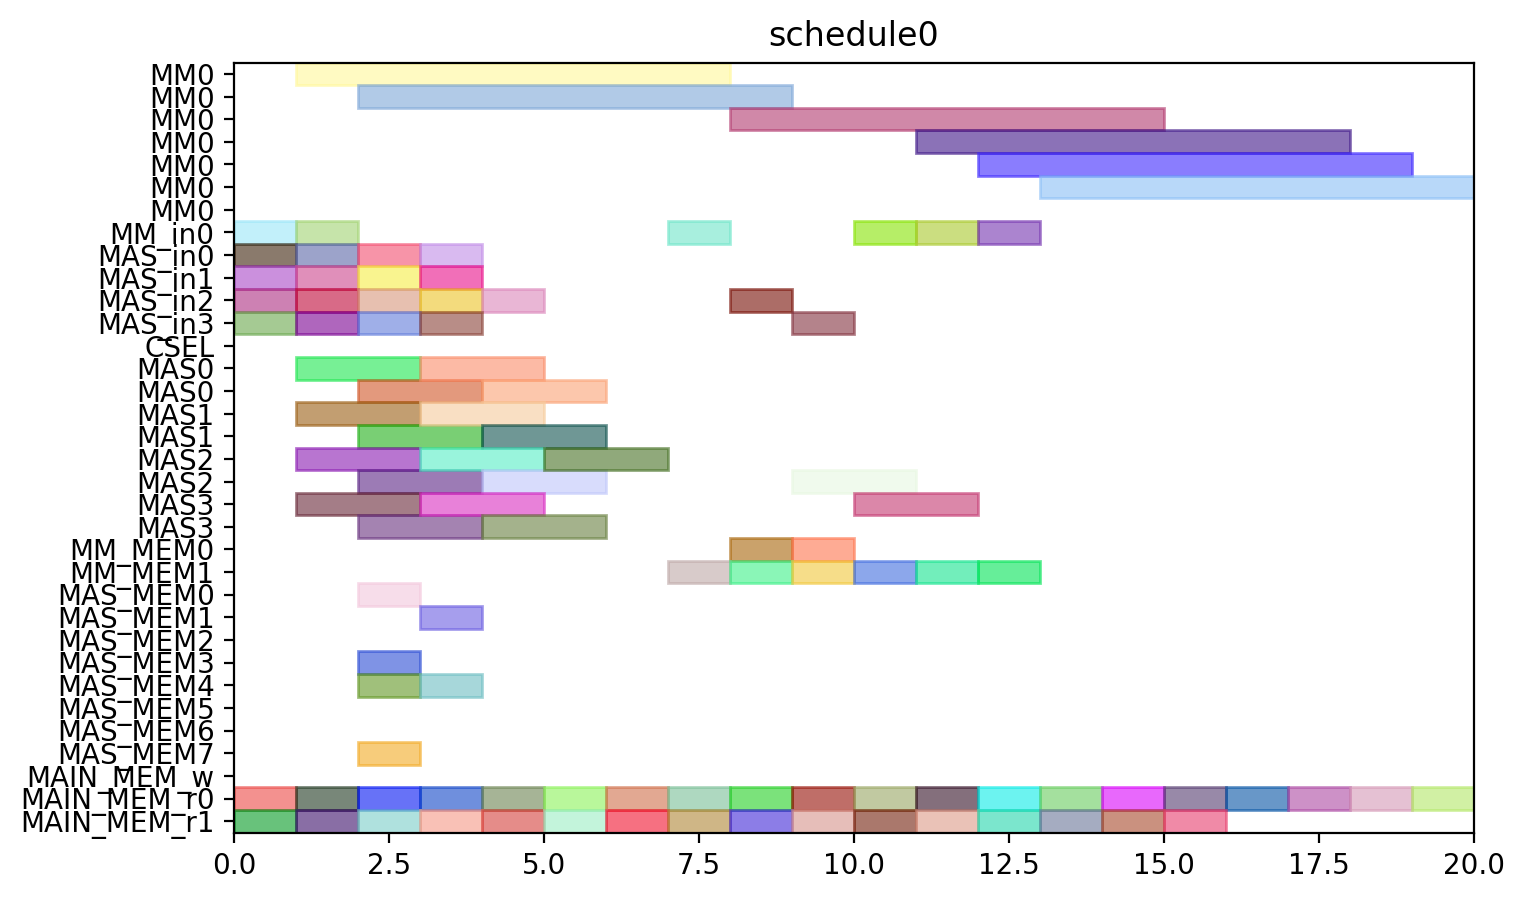

Write the Python code that produced this figure.
from pyschedule import Scenario, solvers, plotters, alt


def solve():
	horizon = 90
	S = Scenario("schedule0", horizon=horizon)

	# resource
	MM = S.Resources('MM', num=1, size=7)
	MM_in = S.Resources('MM_in', num=1)
	MAS_in = S.Resources('MAS_in', num=4)
	CSEL = S.Resource('CSEL')
	MAS = S.Resources('MAS', num=4, size=2, periods=range(1, horizon))
	MM_MEM = S.Resources('MM_MEM', num=2)
	MAS_MEM = S.Resources('MAS_MEM', num=8)
	MAIN_MEM_w = S.Resource('MAIN_MEM_w', size=1)
	MAIN_MEM_r = S.Resources('MAIN_MEM_r', num=2)

	# result of previous scheduling

	# new tasks
	c_qinv_denom_inv0 = S.Task('c_qinv_denom_inv0', length=7, delay_cost=1)
	c_qinv_denom_inv0 += alt(MM)
	c_qinv_denom_inv0_in = S.Task('c_qinv_denom_inv0_in', length=1, delay_cost=1)
	c_qinv_denom_inv0_in += alt(MM_in)
	S += c_qinv_denom_inv0_in*MM_in[0]<=c_qinv_denom_inv0*MM[0]

	c_qinv_denom_inv0_mem0 = S.Task('c_qinv_denom_inv0_mem0', length=1, delay_cost=1)
	c_qinv_denom_inv0_mem0 += MAIN_MEM_r[0]
	c_qinv_denom_inv0_mem1 = S.Task('c_qinv_denom_inv0_mem1', length=1, delay_cost=1)
	c_qinv_denom_inv0_mem1 += MAIN_MEM_r[1]
	c_qinv_denom_inv1_ = S.Task('c_qinv_denom_inv1_', length=7, delay_cost=1)
	c_qinv_denom_inv1_ += alt(MM)
	c_qinv_denom_inv1__in = S.Task('c_qinv_denom_inv1__in', length=1, delay_cost=1)
	c_qinv_denom_inv1__in += alt(MM_in)
	S += c_qinv_denom_inv1__in*MM_in[0]<=c_qinv_denom_inv1_*MM[0]

	c_qinv_denom_inv1__mem0 = S.Task('c_qinv_denom_inv1__mem0', length=1, delay_cost=1)
	c_qinv_denom_inv1__mem0 += MAIN_MEM_r[0]
	c_qinv_denom_inv1__mem1 = S.Task('c_qinv_denom_inv1__mem1', length=1, delay_cost=1)
	c_qinv_denom_inv1__mem1 += MAIN_MEM_r[1]
	c_qinv0_t2 = S.Task('c_qinv0_t2', length=2, delay_cost=1)
	c_qinv0_t2 += alt(MAS)
	c_qinv0_t2_in = S.Task('c_qinv0_t2_in', length=1, delay_cost=1)
	c_qinv0_t2_in += alt(MAS_in)
	S += c_qinv0_t2_in*MAS_in[0]<=c_qinv0_t2*MAS[0]

	S += c_qinv0_t2_in*MAS_in[1]<=c_qinv0_t2*MAS[1]

	S += c_qinv0_t2_in*MAS_in[2]<=c_qinv0_t2*MAS[2]

	S += c_qinv0_t2_in*MAS_in[3]<=c_qinv0_t2*MAS[3]

	c_qinv0_t2_mem0 = S.Task('c_qinv0_t2_mem0', length=1, delay_cost=1)
	c_qinv0_t2_mem0 += MAIN_MEM_r[0]
	c_qinv0_t2_mem1 = S.Task('c_qinv0_t2_mem1', length=1, delay_cost=1)
	c_qinv0_t2_mem1 += MAIN_MEM_r[1]
	c_qinv1__t2 = S.Task('c_qinv1__t2', length=2, delay_cost=1)
	c_qinv1__t2 += alt(MAS)
	c_qinv1__t2_in = S.Task('c_qinv1__t2_in', length=1, delay_cost=1)
	c_qinv1__t2_in += alt(MAS_in)
	S += c_qinv1__t2_in*MAS_in[0]<=c_qinv1__t2*MAS[0]

	S += c_qinv1__t2_in*MAS_in[1]<=c_qinv1__t2*MAS[1]

	S += c_qinv1__t2_in*MAS_in[2]<=c_qinv1__t2*MAS[2]

	S += c_qinv1__t2_in*MAS_in[3]<=c_qinv1__t2*MAS[3]

	c_qinv1__t2_mem0 = S.Task('c_qinv1__t2_mem0', length=1, delay_cost=1)
	c_qinv1__t2_mem0 += MAIN_MEM_r[0]
	c_qinv1__t2_mem1 = S.Task('c_qinv1__t2_mem1', length=1, delay_cost=1)
	c_qinv1__t2_mem1 += MAIN_MEM_r[1]
	c0_t0_t2 = S.Task('c0_t0_t2', length=2, delay_cost=1)
	c0_t0_t2 += alt(MAS)
	c0_t0_t2_in = S.Task('c0_t0_t2_in', length=1, delay_cost=1)
	c0_t0_t2_in += alt(MAS_in)
	S += c0_t0_t2_in*MAS_in[0]<=c0_t0_t2*MAS[0]

	S += c0_t0_t2_in*MAS_in[1]<=c0_t0_t2*MAS[1]

	S += c0_t0_t2_in*MAS_in[2]<=c0_t0_t2*MAS[2]

	S += c0_t0_t2_in*MAS_in[3]<=c0_t0_t2*MAS[3]

	c0_t0_t2_mem0 = S.Task('c0_t0_t2_mem0', length=1, delay_cost=1)
	c0_t0_t2_mem0 += MAIN_MEM_r[0]
	c0_t0_t2_mem1 = S.Task('c0_t0_t2_mem1', length=1, delay_cost=1)
	c0_t0_t2_mem1 += MAIN_MEM_r[1]
	c0_t1_t2 = S.Task('c0_t1_t2', length=2, delay_cost=1)
	c0_t1_t2 += alt(MAS)
	c0_t1_t2_in = S.Task('c0_t1_t2_in', length=1, delay_cost=1)
	c0_t1_t2_in += alt(MAS_in)
	S += c0_t1_t2_in*MAS_in[0]<=c0_t1_t2*MAS[0]

	S += c0_t1_t2_in*MAS_in[1]<=c0_t1_t2*MAS[1]

	S += c0_t1_t2_in*MAS_in[2]<=c0_t1_t2*MAS[2]

	S += c0_t1_t2_in*MAS_in[3]<=c0_t1_t2*MAS[3]

	c0_t1_t2_mem0 = S.Task('c0_t1_t2_mem0', length=1, delay_cost=1)
	c0_t1_t2_mem0 += MAIN_MEM_r[0]
	c0_t1_t2_mem1 = S.Task('c0_t1_t2_mem1', length=1, delay_cost=1)
	c0_t1_t2_mem1 += MAIN_MEM_r[1]
	c0_t20 = S.Task('c0_t20', length=2, delay_cost=1)
	c0_t20 += alt(MAS)
	c0_t20_in = S.Task('c0_t20_in', length=1, delay_cost=1)
	c0_t20_in += alt(MAS_in)
	S += c0_t20_in*MAS_in[0]<=c0_t20*MAS[0]

	S += c0_t20_in*MAS_in[1]<=c0_t20*MAS[1]

	S += c0_t20_in*MAS_in[2]<=c0_t20*MAS[2]

	S += c0_t20_in*MAS_in[3]<=c0_t20*MAS[3]

	c0_t20_mem0 = S.Task('c0_t20_mem0', length=1, delay_cost=1)
	c0_t20_mem0 += MAIN_MEM_r[0]
	c0_t20_mem1 = S.Task('c0_t20_mem1', length=1, delay_cost=1)
	c0_t20_mem1 += MAIN_MEM_r[1]
	c0_t21 = S.Task('c0_t21', length=2, delay_cost=1)
	c0_t21 += alt(MAS)
	c0_t21_in = S.Task('c0_t21_in', length=1, delay_cost=1)
	c0_t21_in += alt(MAS_in)
	S += c0_t21_in*MAS_in[0]<=c0_t21*MAS[0]

	S += c0_t21_in*MAS_in[1]<=c0_t21*MAS[1]

	S += c0_t21_in*MAS_in[2]<=c0_t21*MAS[2]

	S += c0_t21_in*MAS_in[3]<=c0_t21*MAS[3]

	c0_t21_mem0 = S.Task('c0_t21_mem0', length=1, delay_cost=1)
	c0_t21_mem0 += MAIN_MEM_r[0]
	c0_t21_mem1 = S.Task('c0_t21_mem1', length=1, delay_cost=1)
	c0_t21_mem1 += MAIN_MEM_r[1]
	c1_t0_t2 = S.Task('c1_t0_t2', length=2, delay_cost=1)
	c1_t0_t2 += alt(MAS)
	c1_t0_t2_in = S.Task('c1_t0_t2_in', length=1, delay_cost=1)
	c1_t0_t2_in += alt(MAS_in)
	S += c1_t0_t2_in*MAS_in[0]<=c1_t0_t2*MAS[0]

	S += c1_t0_t2_in*MAS_in[1]<=c1_t0_t2*MAS[1]

	S += c1_t0_t2_in*MAS_in[2]<=c1_t0_t2*MAS[2]

	S += c1_t0_t2_in*MAS_in[3]<=c1_t0_t2*MAS[3]

	c1_t0_t2_mem0 = S.Task('c1_t0_t2_mem0', length=1, delay_cost=1)
	c1_t0_t2_mem0 += MAIN_MEM_r[0]
	c1_t0_t2_mem1 = S.Task('c1_t0_t2_mem1', length=1, delay_cost=1)
	c1_t0_t2_mem1 += MAIN_MEM_r[1]
	c1_t1_t2 = S.Task('c1_t1_t2', length=2, delay_cost=1)
	c1_t1_t2 += alt(MAS)
	c1_t1_t2_in = S.Task('c1_t1_t2_in', length=1, delay_cost=1)
	c1_t1_t2_in += alt(MAS_in)
	S += c1_t1_t2_in*MAS_in[0]<=c1_t1_t2*MAS[0]

	S += c1_t1_t2_in*MAS_in[1]<=c1_t1_t2*MAS[1]

	S += c1_t1_t2_in*MAS_in[2]<=c1_t1_t2*MAS[2]

	S += c1_t1_t2_in*MAS_in[3]<=c1_t1_t2*MAS[3]

	c1_t1_t2_mem0 = S.Task('c1_t1_t2_mem0', length=1, delay_cost=1)
	c1_t1_t2_mem0 += MAIN_MEM_r[0]
	c1_t1_t2_mem1 = S.Task('c1_t1_t2_mem1', length=1, delay_cost=1)
	c1_t1_t2_mem1 += MAIN_MEM_r[1]
	c1_t20 = S.Task('c1_t20', length=2, delay_cost=1)
	c1_t20 += alt(MAS)
	c1_t20_in = S.Task('c1_t20_in', length=1, delay_cost=1)
	c1_t20_in += alt(MAS_in)
	S += c1_t20_in*MAS_in[0]<=c1_t20*MAS[0]

	S += c1_t20_in*MAS_in[1]<=c1_t20*MAS[1]

	S += c1_t20_in*MAS_in[2]<=c1_t20*MAS[2]

	S += c1_t20_in*MAS_in[3]<=c1_t20*MAS[3]

	c1_t20_mem0 = S.Task('c1_t20_mem0', length=1, delay_cost=1)
	c1_t20_mem0 += MAIN_MEM_r[0]
	c1_t20_mem1 = S.Task('c1_t20_mem1', length=1, delay_cost=1)
	c1_t20_mem1 += MAIN_MEM_r[1]
	c1_t21 = S.Task('c1_t21', length=2, delay_cost=1)
	c1_t21 += alt(MAS)
	c1_t21_in = S.Task('c1_t21_in', length=1, delay_cost=1)
	c1_t21_in += alt(MAS_in)
	S += c1_t21_in*MAS_in[0]<=c1_t21*MAS[0]

	S += c1_t21_in*MAS_in[1]<=c1_t21*MAS[1]

	S += c1_t21_in*MAS_in[2]<=c1_t21*MAS[2]

	S += c1_t21_in*MAS_in[3]<=c1_t21*MAS[3]

	c1_t21_mem0 = S.Task('c1_t21_mem0', length=1, delay_cost=1)
	c1_t21_mem0 += MAIN_MEM_r[0]
	c1_t21_mem1 = S.Task('c1_t21_mem1', length=1, delay_cost=1)
	c1_t21_mem1 += MAIN_MEM_r[1]
	c2_t0_t2 = S.Task('c2_t0_t2', length=2, delay_cost=1)
	c2_t0_t2 += alt(MAS)
	c2_t0_t2_in = S.Task('c2_t0_t2_in', length=1, delay_cost=1)
	c2_t0_t2_in += alt(MAS_in)
	S += c2_t0_t2_in*MAS_in[0]<=c2_t0_t2*MAS[0]

	S += c2_t0_t2_in*MAS_in[1]<=c2_t0_t2*MAS[1]

	S += c2_t0_t2_in*MAS_in[2]<=c2_t0_t2*MAS[2]

	S += c2_t0_t2_in*MAS_in[3]<=c2_t0_t2*MAS[3]

	c2_t0_t2_mem0 = S.Task('c2_t0_t2_mem0', length=1, delay_cost=1)
	c2_t0_t2_mem0 += MAIN_MEM_r[0]
	c2_t0_t2_mem1 = S.Task('c2_t0_t2_mem1', length=1, delay_cost=1)
	c2_t0_t2_mem1 += MAIN_MEM_r[1]
	c2_t1_t2 = S.Task('c2_t1_t2', length=2, delay_cost=1)
	c2_t1_t2 += alt(MAS)
	c2_t1_t2_in = S.Task('c2_t1_t2_in', length=1, delay_cost=1)
	c2_t1_t2_in += alt(MAS_in)
	S += c2_t1_t2_in*MAS_in[0]<=c2_t1_t2*MAS[0]

	S += c2_t1_t2_in*MAS_in[1]<=c2_t1_t2*MAS[1]

	S += c2_t1_t2_in*MAS_in[2]<=c2_t1_t2*MAS[2]

	S += c2_t1_t2_in*MAS_in[3]<=c2_t1_t2*MAS[3]

	c2_t1_t2_mem0 = S.Task('c2_t1_t2_mem0', length=1, delay_cost=1)
	c2_t1_t2_mem0 += MAIN_MEM_r[0]
	c2_t1_t2_mem1 = S.Task('c2_t1_t2_mem1', length=1, delay_cost=1)
	c2_t1_t2_mem1 += MAIN_MEM_r[1]
	c2_t20 = S.Task('c2_t20', length=2, delay_cost=1)
	c2_t20 += alt(MAS)
	c2_t20_in = S.Task('c2_t20_in', length=1, delay_cost=1)
	c2_t20_in += alt(MAS_in)
	S += c2_t20_in*MAS_in[0]<=c2_t20*MAS[0]

	S += c2_t20_in*MAS_in[1]<=c2_t20*MAS[1]

	S += c2_t20_in*MAS_in[2]<=c2_t20*MAS[2]

	S += c2_t20_in*MAS_in[3]<=c2_t20*MAS[3]

	c2_t20_mem0 = S.Task('c2_t20_mem0', length=1, delay_cost=1)
	c2_t20_mem0 += MAIN_MEM_r[0]
	c2_t20_mem1 = S.Task('c2_t20_mem1', length=1, delay_cost=1)
	c2_t20_mem1 += MAIN_MEM_r[1]
	c2_t21 = S.Task('c2_t21', length=2, delay_cost=1)
	c2_t21 += alt(MAS)
	c2_t21_in = S.Task('c2_t21_in', length=1, delay_cost=1)
	c2_t21_in += alt(MAS_in)
	S += c2_t21_in*MAS_in[0]<=c2_t21*MAS[0]

	S += c2_t21_in*MAS_in[1]<=c2_t21*MAS[1]

	S += c2_t21_in*MAS_in[2]<=c2_t21*MAS[2]

	S += c2_t21_in*MAS_in[3]<=c2_t21*MAS[3]

	c2_t21_mem0 = S.Task('c2_t21_mem0', length=1, delay_cost=1)
	c2_t21_mem0 += MAIN_MEM_r[0]
	c2_t21_mem1 = S.Task('c2_t21_mem1', length=1, delay_cost=1)
	c2_t21_mem1 += MAIN_MEM_r[1]
	c_qinv0_t0 = S.Task('c_qinv0_t0', length=7, delay_cost=1)
	c_qinv0_t0 += alt(MM)
	c_qinv0_t0_in = S.Task('c_qinv0_t0_in', length=1, delay_cost=1)
	c_qinv0_t0_in += alt(MM_in)
	S += c_qinv0_t0_in*MM_in[0]<=c_qinv0_t0*MM[0]

	c_qinv0_t0_mem0 = S.Task('c_qinv0_t0_mem0', length=1, delay_cost=1)
	c_qinv0_t0_mem0 += MAIN_MEM_r[0]
	c_qinv0_t0_mem1 = S.Task('c_qinv0_t0_mem1', length=1, delay_cost=1)
	c_qinv0_t0_mem1 += alt(MM_MEM)
	S += (c_qinv_denom_inv0*MM[0])-1 < c_qinv0_t0_mem1*MM_MEM[1]
	S += c_qinv0_t0_mem1 <= c_qinv0_t0

	c_qinv0_t1 = S.Task('c_qinv0_t1', length=7, delay_cost=1)
	c_qinv0_t1 += alt(MM)
	c_qinv0_t1_in = S.Task('c_qinv0_t1_in', length=1, delay_cost=1)
	c_qinv0_t1_in += alt(MM_in)
	S += c_qinv0_t1_in*MM_in[0]<=c_qinv0_t1*MM[0]

	c_qinv0_t1_mem0 = S.Task('c_qinv0_t1_mem0', length=1, delay_cost=1)
	c_qinv0_t1_mem0 += MAIN_MEM_r[0]
	c_qinv0_t1_mem1 = S.Task('c_qinv0_t1_mem1', length=1, delay_cost=1)
	c_qinv0_t1_mem1 += alt(MM_MEM)
	S += (c_qinv_denom_inv1_*MM[0])-1 < c_qinv0_t1_mem1*MM_MEM[1]
	S += c_qinv0_t1_mem1 <= c_qinv0_t1

	c_qinv0_t3 = S.Task('c_qinv0_t3', length=2, delay_cost=1)
	c_qinv0_t3 += alt(MAS)
	c_qinv0_t3_in = S.Task('c_qinv0_t3_in', length=1, delay_cost=1)
	c_qinv0_t3_in += alt(MAS_in)
	S += c_qinv0_t3_in*MAS_in[0]<=c_qinv0_t3*MAS[0]

	S += c_qinv0_t3_in*MAS_in[1]<=c_qinv0_t3*MAS[1]

	S += c_qinv0_t3_in*MAS_in[2]<=c_qinv0_t3*MAS[2]

	S += c_qinv0_t3_in*MAS_in[3]<=c_qinv0_t3*MAS[3]

	c_qinv0_t3_mem0 = S.Task('c_qinv0_t3_mem0', length=1, delay_cost=1)
	c_qinv0_t3_mem0 += alt(MM_MEM)
	S += (c_qinv_denom_inv0*MM[0])-1 < c_qinv0_t3_mem0*MM_MEM[0]
	S += c_qinv0_t3_mem0 <= c_qinv0_t3

	c_qinv0_t3_mem1 = S.Task('c_qinv0_t3_mem1', length=1, delay_cost=1)
	c_qinv0_t3_mem1 += alt(MM_MEM)
	S += (c_qinv_denom_inv1_*MM[0])-1 < c_qinv0_t3_mem1*MM_MEM[1]
	S += c_qinv0_t3_mem1 <= c_qinv0_t3

	c_qinv1__t0 = S.Task('c_qinv1__t0', length=7, delay_cost=1)
	c_qinv1__t0 += alt(MM)
	c_qinv1__t0_in = S.Task('c_qinv1__t0_in', length=1, delay_cost=1)
	c_qinv1__t0_in += alt(MM_in)
	S += c_qinv1__t0_in*MM_in[0]<=c_qinv1__t0*MM[0]

	c_qinv1__t0_mem0 = S.Task('c_qinv1__t0_mem0', length=1, delay_cost=1)
	c_qinv1__t0_mem0 += MAIN_MEM_r[0]
	c_qinv1__t0_mem1 = S.Task('c_qinv1__t0_mem1', length=1, delay_cost=1)
	c_qinv1__t0_mem1 += alt(MM_MEM)
	S += (c_qinv_denom_inv0*MM[0])-1 < c_qinv1__t0_mem1*MM_MEM[1]
	S += c_qinv1__t0_mem1 <= c_qinv1__t0

	c_qinv1__t1 = S.Task('c_qinv1__t1', length=7, delay_cost=1)
	c_qinv1__t1 += alt(MM)
	c_qinv1__t1_in = S.Task('c_qinv1__t1_in', length=1, delay_cost=1)
	c_qinv1__t1_in += alt(MM_in)
	S += c_qinv1__t1_in*MM_in[0]<=c_qinv1__t1*MM[0]

	c_qinv1__t1_mem0 = S.Task('c_qinv1__t1_mem0', length=1, delay_cost=1)
	c_qinv1__t1_mem0 += MAIN_MEM_r[0]
	c_qinv1__t1_mem1 = S.Task('c_qinv1__t1_mem1', length=1, delay_cost=1)
	c_qinv1__t1_mem1 += alt(MM_MEM)
	S += (c_qinv_denom_inv1_*MM[0])-1 < c_qinv1__t1_mem1*MM_MEM[1]
	S += c_qinv1__t1_mem1 <= c_qinv1__t1

	c_qinv1__t3 = S.Task('c_qinv1__t3', length=2, delay_cost=1)
	c_qinv1__t3 += alt(MAS)
	c_qinv1__t3_in = S.Task('c_qinv1__t3_in', length=1, delay_cost=1)
	c_qinv1__t3_in += alt(MAS_in)
	S += c_qinv1__t3_in*MAS_in[0]<=c_qinv1__t3*MAS[0]

	S += c_qinv1__t3_in*MAS_in[1]<=c_qinv1__t3*MAS[1]

	S += c_qinv1__t3_in*MAS_in[2]<=c_qinv1__t3*MAS[2]

	S += c_qinv1__t3_in*MAS_in[3]<=c_qinv1__t3*MAS[3]

	c_qinv1__t3_mem0 = S.Task('c_qinv1__t3_mem0', length=1, delay_cost=1)
	c_qinv1__t3_mem0 += alt(MM_MEM)
	S += (c_qinv_denom_inv0*MM[0])-1 < c_qinv1__t3_mem0*MM_MEM[0]
	S += c_qinv1__t3_mem0 <= c_qinv1__t3

	c_qinv1__t3_mem1 = S.Task('c_qinv1__t3_mem1', length=1, delay_cost=1)
	c_qinv1__t3_mem1 += alt(MM_MEM)
	S += (c_qinv_denom_inv1_*MM[0])-1 < c_qinv1__t3_mem1*MM_MEM[1]
	S += c_qinv1__t3_mem1 <= c_qinv1__t3

	c0_t4_t2 = S.Task('c0_t4_t2', length=2, delay_cost=1)
	c0_t4_t2 += alt(MAS)
	c0_t4_t2_in = S.Task('c0_t4_t2_in', length=1, delay_cost=1)
	c0_t4_t2_in += alt(MAS_in)
	S += c0_t4_t2_in*MAS_in[0]<=c0_t4_t2*MAS[0]

	S += c0_t4_t2_in*MAS_in[1]<=c0_t4_t2*MAS[1]

	S += c0_t4_t2_in*MAS_in[2]<=c0_t4_t2*MAS[2]

	S += c0_t4_t2_in*MAS_in[3]<=c0_t4_t2*MAS[3]

	c0_t4_t2_mem0 = S.Task('c0_t4_t2_mem0', length=1, delay_cost=1)
	c0_t4_t2_mem0 += alt(MAS_MEM)
	S += (c0_t20*MAS[0])-1 < c0_t4_t2_mem0*MAS_MEM[0]
	S += (c0_t20*MAS[1])-1 < c0_t4_t2_mem0*MAS_MEM[2]
	S += (c0_t20*MAS[2])-1 < c0_t4_t2_mem0*MAS_MEM[4]
	S += (c0_t20*MAS[3])-1 < c0_t4_t2_mem0*MAS_MEM[6]
	S += c0_t4_t2_mem0 <= c0_t4_t2

	c0_t4_t2_mem1 = S.Task('c0_t4_t2_mem1', length=1, delay_cost=1)
	c0_t4_t2_mem1 += alt(MAS_MEM)
	S += (c0_t21*MAS[0])-1 < c0_t4_t2_mem1*MAS_MEM[1]
	S += (c0_t21*MAS[1])-1 < c0_t4_t2_mem1*MAS_MEM[3]
	S += (c0_t21*MAS[2])-1 < c0_t4_t2_mem1*MAS_MEM[5]
	S += (c0_t21*MAS[3])-1 < c0_t4_t2_mem1*MAS_MEM[7]
	S += c0_t4_t2_mem1 <= c0_t4_t2

	c1_t4_t2 = S.Task('c1_t4_t2', length=2, delay_cost=1)
	c1_t4_t2 += alt(MAS)
	c1_t4_t2_in = S.Task('c1_t4_t2_in', length=1, delay_cost=1)
	c1_t4_t2_in += alt(MAS_in)
	S += c1_t4_t2_in*MAS_in[0]<=c1_t4_t2*MAS[0]

	S += c1_t4_t2_in*MAS_in[1]<=c1_t4_t2*MAS[1]

	S += c1_t4_t2_in*MAS_in[2]<=c1_t4_t2*MAS[2]

	S += c1_t4_t2_in*MAS_in[3]<=c1_t4_t2*MAS[3]

	c1_t4_t2_mem0 = S.Task('c1_t4_t2_mem0', length=1, delay_cost=1)
	c1_t4_t2_mem0 += alt(MAS_MEM)
	S += (c1_t20*MAS[0])-1 < c1_t4_t2_mem0*MAS_MEM[0]
	S += (c1_t20*MAS[1])-1 < c1_t4_t2_mem0*MAS_MEM[2]
	S += (c1_t20*MAS[2])-1 < c1_t4_t2_mem0*MAS_MEM[4]
	S += (c1_t20*MAS[3])-1 < c1_t4_t2_mem0*MAS_MEM[6]
	S += c1_t4_t2_mem0 <= c1_t4_t2

	c1_t4_t2_mem1 = S.Task('c1_t4_t2_mem1', length=1, delay_cost=1)
	c1_t4_t2_mem1 += alt(MAS_MEM)
	S += (c1_t21*MAS[0])-1 < c1_t4_t2_mem1*MAS_MEM[1]
	S += (c1_t21*MAS[1])-1 < c1_t4_t2_mem1*MAS_MEM[3]
	S += (c1_t21*MAS[2])-1 < c1_t4_t2_mem1*MAS_MEM[5]
	S += (c1_t21*MAS[3])-1 < c1_t4_t2_mem1*MAS_MEM[7]
	S += c1_t4_t2_mem1 <= c1_t4_t2

	c2_t4_t2 = S.Task('c2_t4_t2', length=2, delay_cost=1)
	c2_t4_t2 += alt(MAS)
	c2_t4_t2_in = S.Task('c2_t4_t2_in', length=1, delay_cost=1)
	c2_t4_t2_in += alt(MAS_in)
	S += c2_t4_t2_in*MAS_in[0]<=c2_t4_t2*MAS[0]

	S += c2_t4_t2_in*MAS_in[1]<=c2_t4_t2*MAS[1]

	S += c2_t4_t2_in*MAS_in[2]<=c2_t4_t2*MAS[2]

	S += c2_t4_t2_in*MAS_in[3]<=c2_t4_t2*MAS[3]

	c2_t4_t2_mem0 = S.Task('c2_t4_t2_mem0', length=1, delay_cost=1)
	c2_t4_t2_mem0 += alt(MAS_MEM)
	S += (c2_t20*MAS[0])-1 < c2_t4_t2_mem0*MAS_MEM[0]
	S += (c2_t20*MAS[1])-1 < c2_t4_t2_mem0*MAS_MEM[2]
	S += (c2_t20*MAS[2])-1 < c2_t4_t2_mem0*MAS_MEM[4]
	S += (c2_t20*MAS[3])-1 < c2_t4_t2_mem0*MAS_MEM[6]
	S += c2_t4_t2_mem0 <= c2_t4_t2

	c2_t4_t2_mem1 = S.Task('c2_t4_t2_mem1', length=1, delay_cost=1)
	c2_t4_t2_mem1 += alt(MAS_MEM)
	S += (c2_t21*MAS[0])-1 < c2_t4_t2_mem1*MAS_MEM[1]
	S += (c2_t21*MAS[1])-1 < c2_t4_t2_mem1*MAS_MEM[3]
	S += (c2_t21*MAS[2])-1 < c2_t4_t2_mem1*MAS_MEM[5]
	S += (c2_t21*MAS[3])-1 < c2_t4_t2_mem1*MAS_MEM[7]
	S += c2_t4_t2_mem1 <= c2_t4_t2

	solvers.mip.solve(S,msg=1,kind='CPLEX',ratio_gap=1.01)

	solution = [['hoge']*len(S.solution()[1]) for i in range(len(S.solution()))]
	for i in range(len(S.solution())):
		for j in range(len(S.solution()[i])):
			solution[i][j]=str(S.solution()[i][j])
	print(solution)

	cycles = int(solution[-1][3])

	pic_file_name = "/home/mfukuda/ABE/multiRAM_multiMAS_16mux/scheduling_result/stage7MM1_stage2MAS4/FP12_INV_AFTER_FPINV/schedule0.png"
	if(S.solution() != []):
		plotters.matplotlib.plot(S,img_filename=pic_file_name, show_task_labels=False, fig_size=(cycles*0.25+3, 5))

	return solution
